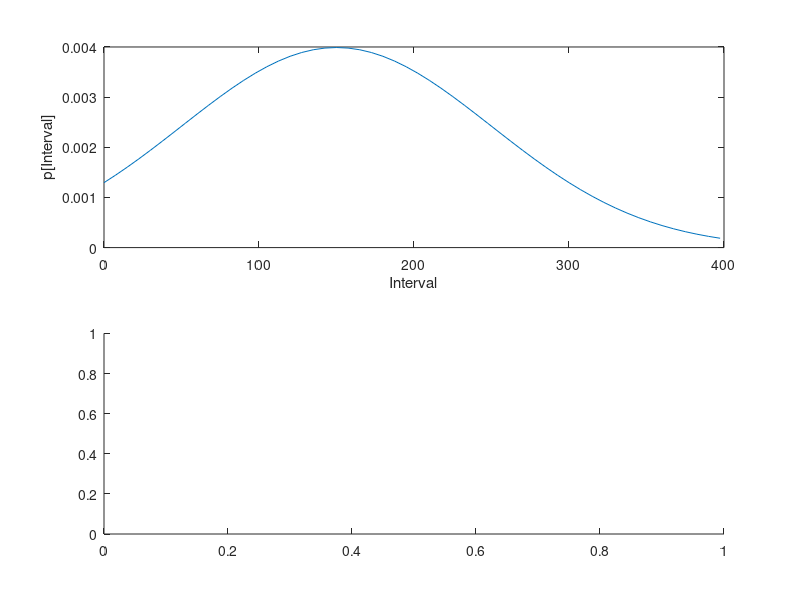

This figure's MATLAB source: (Note: this script raises an error after producing the figure.)
mean_interval = 150;
std_interval = 100;
maxplot_interval = 400;
maxplot_time = 20000;
n_trials = 400;
n_intervals = 100;
y = zeros(n_trials,n_intervals);
for i = 1:n_trials
    y(i,:) = max([std_interval * randn(1,n_intervals) + mean_interval;...
        zeros(1,n_intervals)]);
end
t = cumsum(y,2);
figure
subplot(2,1,1);
plot([0:mean_interval/20:maxplot_interval],...
    normpdf([0:mean_interval/20:maxplot_interval],...
    mean_interval,std_interval));
set(gca,'xlim',[0 maxplot_interval]);
xlabel('Interval');
ylabel('p[Interval]');
subplot(2,1,2);
plotxtimeyraster3(t,0);
set(gca,'xlim',[0 maxplot_time]);
xlabel('Time');
ylabel('Trial');
suptitle(['Gaussian p[z_i], Mean = ',int2str(mean_interval),'; Std = ',int2str(std_interval)]);